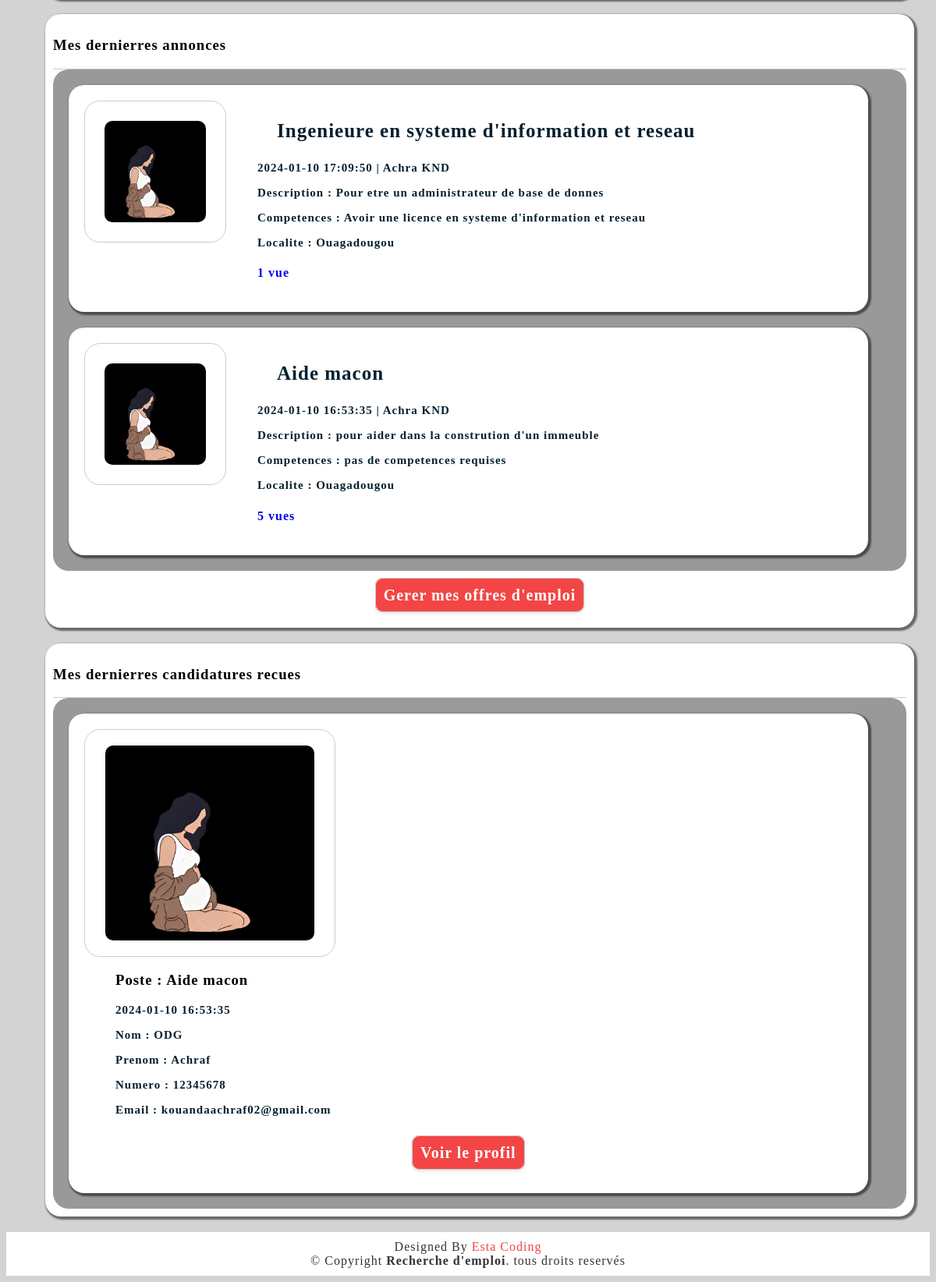
Page /entreprise/compte (signed in, lower part) on the earlier database version.
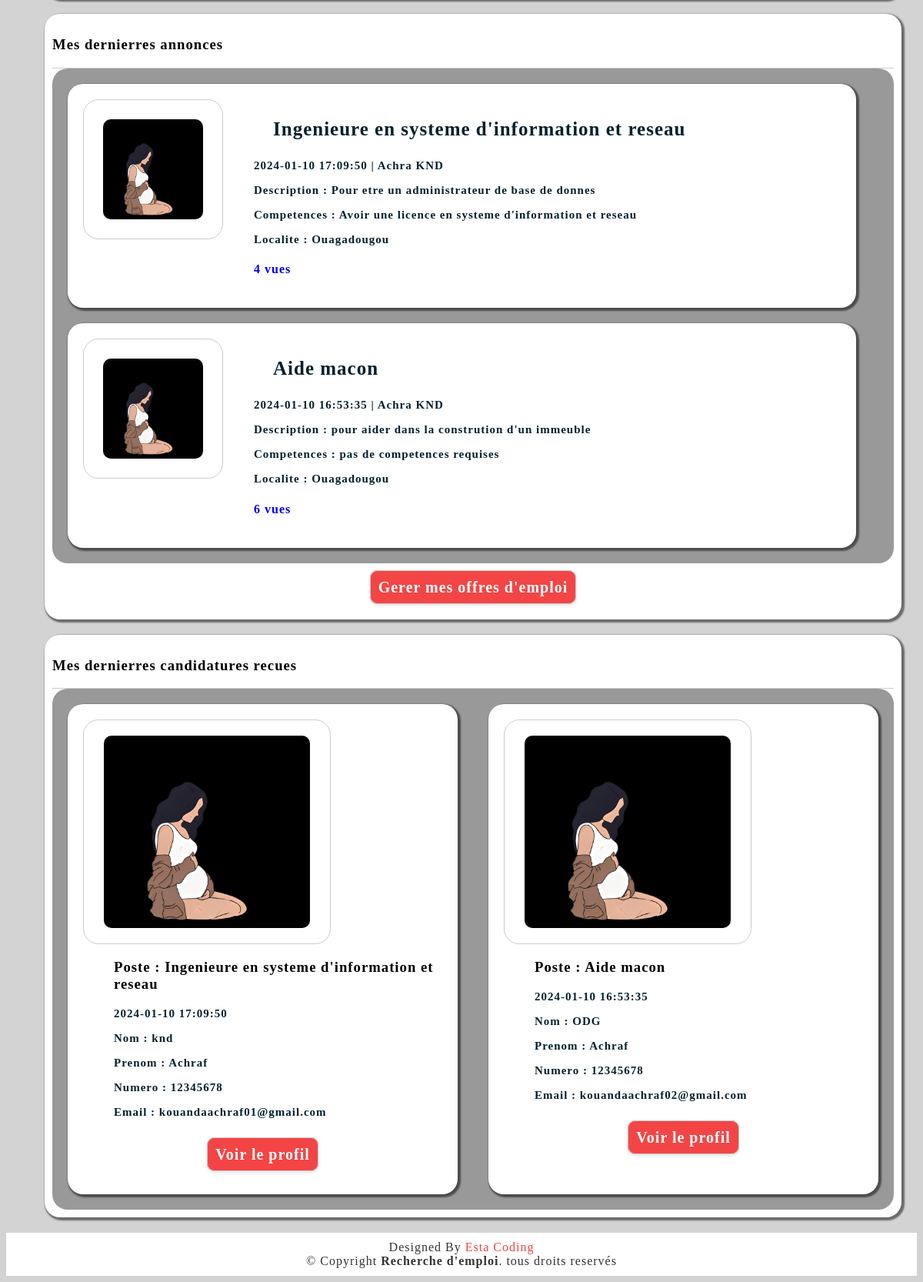
Same page on the later database version.
### tables this page shows
CREATE TABLE IF NOT EXISTS `emploi` (
  `id_emploi` int NOT NULL AUTO_INCREMENT,
  `id_entreprise` int NOT NULL,
  `poste` varchar(250) NOT NULL,
  `contrat` varchar(250) NOT NULL,
  `nombre` int NOT NULL,
  `Description` longtext NOT NULL,
  `competence` text NOT NULL,
  `localite` varchar(250) NOT NULL,
  `image` varchar(250) NOT NULL,
  `secteur_activite` varchar(250) NOT NULL,
  `niveau` varchar(250) NOT NULL,
  `date_publication` timestamp NULL DEFAULT CURRENT_TIMESTAMP,
  `date_modification` timestamp NULL DEFAULT CURRENT_TIMESTAMP,
  `views` int DEFAULT '0',
  PRIMARY KEY (`id_emploi`),
  KEY `id_zone_geo` (`localite`),
  KEY `contrat` (`contrat`),
  KEY `secteur_activite` (`secteur_activite`),
  KEY `id_entreprise` (`id_entreprise`)
);

CREATE TABLE IF NOT EXISTS `entreprise` (
  `id_entreprise` int NOT NULL AUTO_INCREMENT,
  `nom_entreprise` varchar(255) DEFAULT NULL,
  `adresse_entreprise` varchar(250) DEFAULT NULL,
  `email_entreprise` varchar(250) DEFAULT NULL,
  `password_entreprise` varchar(250) DEFAULT NULL,
  `logo_entreprise` varchar(250) DEFAULT NULL,
  `site` varchar(250) DEFAULT NULL,
  `ville` varchar(250) DEFAULT NULL,
  `code_postal` int DEFAULT NULL,
  `nom` varchar(250) DEFAULT NULL,
  `prenom` varchar(250) DEFAULT NULL,
  `fonction` varchar(250) DEFAULT NULL,
  `numero` int DEFAULT NULL,
  PRIMARY KEY (`id_entreprise`),
  UNIQUE KEY `nom_entreprise` (`nom_entreprise`),
  UNIQUE KEY `email_entreprise` (`email_entreprise`)
);

CREATE TABLE IF NOT EXISTS `postuler` (
  `id_postuler` int NOT NULL AUTO_INCREMENT,
  `id_emploi` int NOT NULL,
  `id_candidat` int NOT NULL,
  `id_entreprise` int NOT NULL,
  `cv` varchar(255) NOT NULL,
  `status` varchar(255) NOT NULL DEFAULT 'Votre dossier est en cour de traitement',
  `date_publication` datetime DEFAULT CURRENT_TIMESTAMP,
  PRIMARY KEY (`id_postuler`),
  KEY `id_emploi` (`id_emploi`),
  KEY `id_candidat` (`id_candidat`),
  KEY `id_entreprise` (`id_entreprise`)
);

CREATE TABLE IF NOT EXISTS `candidat` (
  `id_candidat` int NOT NULL AUTO_INCREMENT,
  `civilite` varchar(5) NOT NULL,
  `nom_candidat` varchar(250) NOT NULL,
  `prenom` varchar(250) NOT NULL,
  `numero` decimal(12,0) NOT NULL,
  `email` varchar(250) NOT NULL,
  `image` varchar(250) DEFAULT 'profile.jpeg',
  `password` varchar(250) NOT NULL,
  `id_niveau_etude` varchar(250) DEFAULT NULL,
  `formation` json DEFAULT NULL,
  `exp_pro` json DEFAULT NULL,
  `id_exp` varchar(250) DEFAULT NULL,
  `id_metier` varchar(250) DEFAULT NULL,
  `type_contrat` varchar(250) DEFAULT NULL,
  `adresse` varchar(250) DEFAULT NULL,
  `nationnalite` varchar(250) DEFAULT 'Burkinabé',
  PRIMARY KEY (`id_candidat`),
  UNIQUE KEY `email` (`email`)
);

### PHP/function/couperPhrase.php (called while the page is built)
<?php
function couperPhrase($phrase, $nombreDeMots = 19) {
    $mots = explode(" ", $phrase);
    if (count($mots) > $nombreDeMots) {
        $motsCoupes = array_slice($mots, 0, $nombreDeMots);
        $phraseCoupée = implode(" ", $motsCoupes);
        $phraseCoupée .= "...";
        return $phraseCoupée;
    } else {
        return $phrase;
    }
}

### PHP/compteEntreprise.php (the view, shortened to what this page needs)
<?php
$id = (int)$_SESSION['entreprise'];
require_once 'PHP/config/config.php';
require_once'PHP/function/couperPhrase.php';
$sql = mysqli_query($conn, "SELECT emploi.*, entreprise.*
FROM emploi
JOIN entreprise ON emploi.id_entreprise = entreprise.id_entreprise
WHERE entreprise.id_entreprise = {$id}
ORDER BY date_publication DESC
LIMIT 3");
$postuler = mysqli_query($conn, "SELECT candidat.*, postuler.*, emploi.*
FROM postuler
JOIN candidat ON postuler.id_candidat = candidat.id_candidat
JOIN emploi ON postuler.id_emploi = emploi.id_emploi
WHERE postuler.id_entreprise = {$id}
ORDER BY postuler.date_publication DESC
LIMIT 3 ");
?>
<?php if (mysqli_num_rows($sql)>0):  ?>
<div class="border">
    <div class="head">
        <h3>Mes dernierres annonces</h3>
    </div>
    <div class="listes">
        <div class="colonne">
            <?php foreach($sql as $offre) : ?>
                <a href="/offre/voirPlus?id=<?=$offre['id_emploi']?>" class="content">
                    <div class="image">
                        <img src="image/<?=!empty($offre['image']) ? $offre['image'] : $offre['logo_entreprise']?>" alt="">
                    </div>
                    <div class="details">
                        <p class="titre"> <?=$offre['poste']?> </p>
                        <p class="soustitre">
                            <?= $offre['date_publication'] ." | ". $offre['nom_entreprise'] ?>
                        </p>
                        <p class="moyentitre">Description : <?=  couperPhrase($offre['Description'])?></p>
                        <p class="moyentitre">Competences : <?= couperPhrase($offre['competence'])?></p>
                        <p class="moyentitre">Localite : <?= $offre['localite']?></p>
    <h4><?= $offre['views'] ?> vue<?= $offre['views'] >1 ? 's' : ''  ?> </h4>
                    </div>
                </a>
            <?php endforeach; ?>
        </div>
    </div>
            <div class="btn">
            <a href="gestion/annonce">Gerer mes offres d'emploi</a>
            </div>
</div>
<?php endif; ?>
<?php if ((mysqli_num_rows($sql)>0 ) && (mysqli_num_rows($postuler) >0)):  ?>
<div class="border">
    <div class="head">
        <h3>Mes dernierres candidatures recues</h3>
    </div>
    <div class="listes">
        <div class="use">
            <?php foreach($postuler as $postule) : ?>
                <div class="contents">
                    <div class="images">
                        <img src="/image/<?=$postule['image']?>" alt="">
                    </div>
                    <div class="details">
                        <h3>Poste : <?=$postule['poste']?> </h3>
                        <p class="soustitre">
                            <?= $postule['date_publication']?>
                        </p>
                        <p class="moyentitre">Nom : <?= $postule['nom_candidat']?></p>
                        <p class="moyentitre">Prenom : <?=$postule['prenom']?></p>
                        <p class="moyentitre">Numero : <?= $postule['numero']?></p>
                        <p class="moyentitre">Email : <?= $postule['email']?></p>
                    </div>
                    <div class="btn">
                    <a href="Profil?id=<?=$postule['id_candidat']?>">Voir le profil</a>
                </div>
                </div>
            <?php endforeach; ?>
        </div>
    </div>
</div>
<?php endif; ?>

Differences in the rows shown:
changed emploi "Ingenieure en systeme d'information et reseau": views "1" → "4"; now shows "s"
changed emploi "Aide macon": views "5" → "6"
added postuler: id_emploi.image (picture), id_emploi.poste "Ingenieure en systeme d'information et reseau", id_emploi.date_publication "2024-01-10 17:09:50", id_candidat.nom_candidat "knd", id_candidat.prenom "Achraf", id_candidat.numero "12345678", id_candidat.email "kouandaachraf01@gmail.com"
